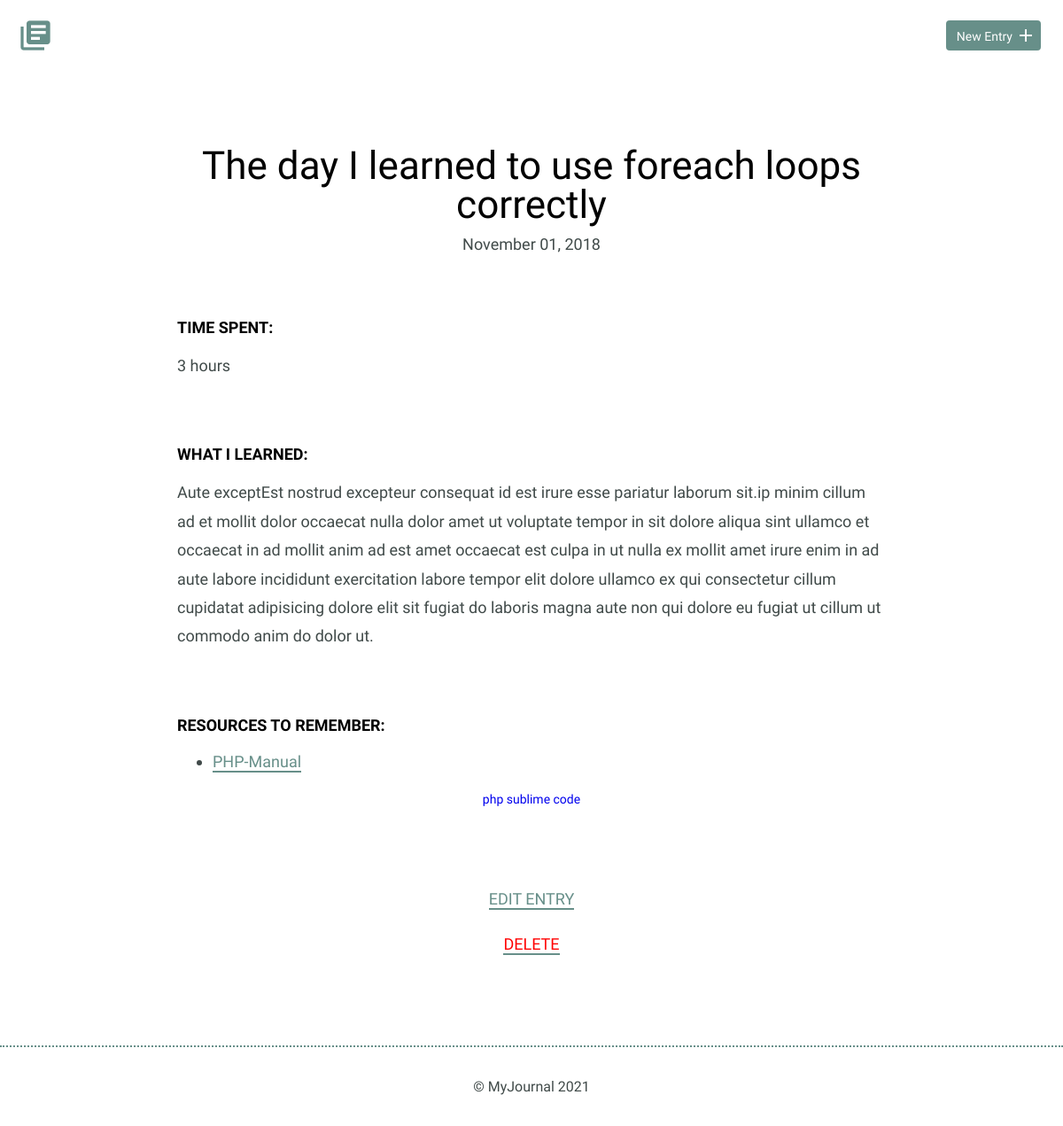
Screenshot of /detail.php?id=3 with the database file from the repository.
### tables this page shows
CREATE TABLE "entries" (
	`id`	INTEGER,
	`title`	TEXT,
	`date`	TEXT,
	`time_spent`	INTEGER,
	`learned`	BLOB,
	`resources`	BLOB, tags TEXT,
	PRIMARY KEY(`id`)
);

### inc/functions.php (called while the page is built, shortened)
<?php
function get_journal($id){
    include 'connection.php';
    $sql = 'SELECT * FROM entries WHERE id = ?';
    try {
        $results = $db->prepare($sql);
        $results->bindValue(1, $id, PDO::PARAM_INT);
        $results->execute();
    } catch (Exception $e) {
        echo "Error!: " . $e->getMessage() . "<br />";
        return false;
    }
    return $results->fetch();
}

### detail.php (the view, shortened to what this page needs)
<?php
include('inc/functions.php');
if (isset($_GET['id'])) {
  list($id, $title, $date, $time_spent, $learned, $resources, $tags) = get_journal(filter_input(INPUT_GET, "id", FILTER_SANITIZE_NUMBER_INT));
  $resource_links = explode(" ", $resources);
  $tag_array = explode(" ", $tags);
}
include('inc/header.php');
?>
        <section>
            <div class="container">
                <div class="entry-list single">
                    <article>
                        <h1><?php echo $title; ?></h1>
                        <time datetime="2016-01-31"><?php echo date('F d, Y', strtotime($date)); ?></time>
                        <div class="entry">
                            <h3>Time Spent: </h3>
                            <p><?php echo $time_spent; ?></p>
                        </div>
                        <div class="entry">
                            <h3>What I Learned:</h3>
                            <p><?php echo $learned; ?></p>
                        </div>
                        <div class="entry">
                            <h3>Resources to Remember:</h3>
                            <ul>
                                <?php
                                foreach ($resource_links as $link) {
                                   echo "<li><a href=''>" . $link . " " . "</a></li>";
                                }
                                ?>
                            </ul>
                        </div>
                        <span id='tag_list'>
                        <?php
                        foreach ($tag_array as $tag) {
                            echo "<a href='index.php?tag=$tag'>" . $tag . " " . "</a>";
                        }
                        ?>
                        </span>
                    </article>
                </div>
            </div>
            <div class="edit">
                <p><a href="edit.php?id=<?php echo $id; ?>">Edit Entry</a></p>
                <p><a id="del-button" href="detail.php?delete=<?php echo $id; ?>" onclick="return confirm('Are you sure you want to delete this project?');">Delete</a></p>
            </div>
        </section>
 <?php
include('inc/footer.php');
?>

### css/site.css (style rules this page uses)
:root { --signal-red: #ff0000; }
body { font-size: 16px; color: #404a49; font-family: 'Cousine', serif; font-weight: 400; }
.container { margin: 0 auto; padding: 0 25px; }
h1, h2, h3 { margin: 0; font-weight: 400; line-height: 1em; color: #000; }
h1 { font-size: 44px; margin-bottom: 12px; }
h3 { font-size: 18px; font-family: 'Work Sans', serif; font-weight: 600; text-transform: uppercase; }
p { line-height: 1.8em; font-size: 18px; }
p a { border-bottom: 2px solid #678f89; padding: 0; color: #678f89; text-decoration: none; }
ul li { line-height: 1.8em; font-size: 18px; }
ul li a { border-bottom: 2px solid #678f89; line-height: 1.8em; color: #678f89; text-decoration: none; }
.entry-list, .edit-entry, .new-entry { max-width: 800px; margin: 0 auto; padding: 70px 0 150px 0; }
.entry-list article { margin-bottom: 70px; text-align: center; }
.entry-list article:last-child { margin-bottom: 0; }
.entry-list.single { padding-bottom: 70px; }
.entry-list.single time { font-size: 18px; }
.entry { max-width: 800px; margin: 75px auto 0 auto; text-align: left; }
.entry p { margin-bottom: 40px; }
.edit { padding-bottom: 80px; text-align: center; margin: 0 auto; }
.edit a { font-weight: 400; text-transform: uppercase; font-size: 18px; }
#tag_list { padding-top: 100px; font-size: 14px; color: blue; }
#tag_list a:link { text-decoration: none; }
#del-button { color: var(--signal-red); }

### rows the page displays
entries: title "The day I learned to use foreach loops correctly", date "November 01, 2018", time_spent "3 hours", learned "Aute exceptEst nostrud excepteur consequat id est irure esse pariatur laborum sit.ip minim cillum ad et mollit dolor occaecat nulla dolor amet ut voluptate tempor in sit dolore aliqua sint ullamco et occaecat in ad mollit anim ad est amet occaecat est culpa in ut nulla ex mollit amet irure enim in ad aute labore incididunt exercitation labore tempor elit dolore ullamco ex qui consectetur cillum cupidatat adipisicing dolore elit sit fugiat do laboris magna aute non qui dolore eu fugiat ut cillum ut commodo anim do dolor ut.", resources "PHP-Manual", tags "php", tags "sublime", tags "code"
